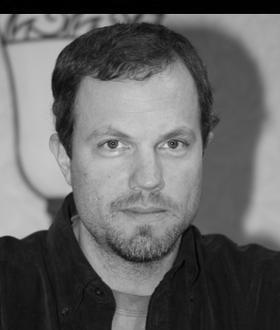
#> input picture hw07/low-rank_data/face.jpg, 280 x 330 px
$ jupyter execute --allow-errors CS189_HW07_CODE.ipynb   (shell and % lines are left out)
#> lines starting #> are read from the running program, lines starting #| are printed output that depends on the picture
[cell 1]
import math
import random
import numpy as np
import scipy
import scipy.io
import matplotlib.pyplot as plt
import pylab
from PIL import Image

#> (a cell that did not finish here is left out)

[cell 3]
# [52 lines left out: function kMeans, not called in this run]

#> (the rest of this cell did not finish here and is left out)

[cell 4]
face = Image.open('./low-rank_data/face.jpg').convert('L')
#> face is the input picture: PIL image 280x330 L; min 0, max 224, mean 101.2
faceMatrix = np.asarray(face)

u,s,v = np.linalg.svd(faceMatrix, full_matrices = False, compute_uv = True)
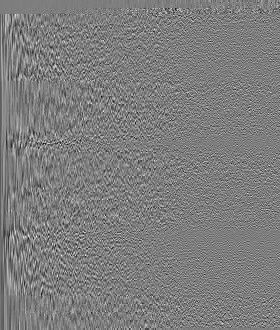
#> u: shape (330, 280) float64; min -0.278, max 0.285, mean -0.000236; drawn with min black and max white
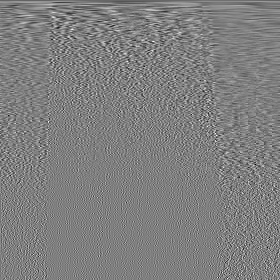
#> v: shape (280, 280) float64; min -0.343, max 0.343, mean -0.000196; drawn with min black and max white
#> s = 280 values, max 34595.2 at index 0, min 0.593 at index 279, mean 309.7
s = np.diagflat(s)
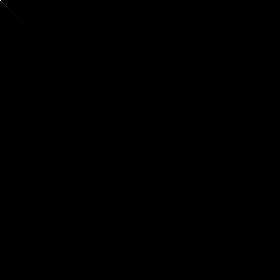
#> s: shape (280, 280) float64; min 0, max 34595.2, mean 1.1; drawn with min black and max white

ranks = [i for i in range(101)]
rankApprox = []
mseData = []

for rank in ranks:
    sCopy = np.zeros((280, 280))

    for i in range(rank):
        sCopy[i][i] = s[i][i]

    test = np.dot(u, np.dot(sCopy, v))
    rankApprox.append(test)

    mse = ((test - faceMatrix) ** 2).mean(axis=None)
    mseData.append(mse)
#> this loop made 101 passes
#> mse on passes 1 to 12: 14202.7, 1250, 698.1, 519.3, 388.8, 293.7, 242.7, 205.8, 174.7, 145.2, 126.7, 108.8
#> pass 2, `test = np.dot(u, np.dot(sCopy, v))`:
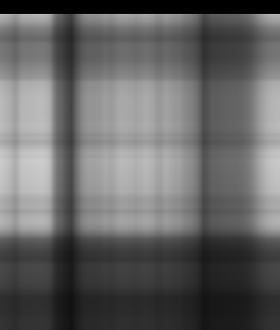
#> test: shape (330, 280) float64; min 0.256, max 205.2, mean 101.1
#> pass 3, `test = np.dot(u, np.dot(sCopy, v))`:
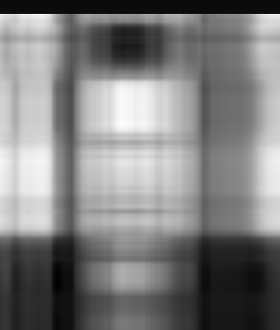
#> test: shape (330, 280) float64; min -8.31, max 211.5, mean 100.9; drawn with min black and max white
#> after the loop, mseData = 101 values, max 14202.7 at index 0, min 0.761 at index 100, mean 194.8; rankApprox = 101 items

    #visualize(faceMatrix, 330, 280)

print(mseData)
#> (printed output is left out)
#> (the rest of this cell did not finish here and is left out)

[cell 5]
sky = Image.open('./low-rank_data/sky.jpg').convert('L')
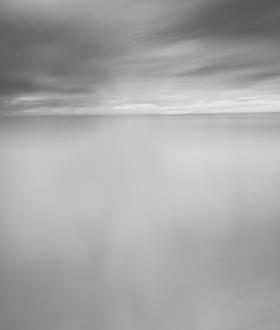
#> input picture hw07/low-rank_data/sky.jpg, 280 x 330 px
#> sky is the input picture: PIL image 280x330 L; min 86, max 232, mean 166.7
skyMatrix = np.asarray(sky)

u,s,v = np.linalg.svd(skyMatrix, full_matrices = False, compute_uv = True)
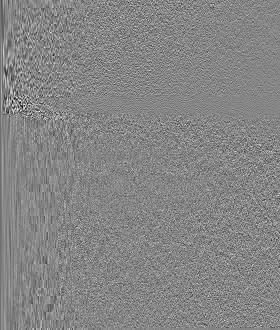
#> u: shape (330, 280) float64; min -0.372, max 0.338, mean -0.000238; drawn with min black and max white
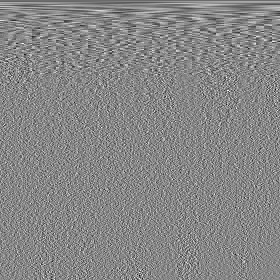
#> v: shape (280, 280) float64; min -0.298, max 0.265, mean -0.000214; drawn with min black and max white
#> s = 280 values, max 51317.4 at index 0, min 0.168 at index 279, mean 221.8
s = np.diagflat(s)

def approxSvd(u, s, v, rank):
    sCopy = np.zeros(s.shape)
    for i in range(rank):
        sCopy[i][i] = s[i][i]
    test = np.dot(u, np.dot(sCopy, v))
    return test

ranks = [i for i in range(101)]
rankApprox2 = []

for rank in ranks:
    test = approxSvd(u, s, v, rank)
    rankApprox2.append(test)
#> this loop made 101 passes
#> pass 2, in approxSvd (call 2), `test = np.dot(u, np.dot(sCopy, v))`:
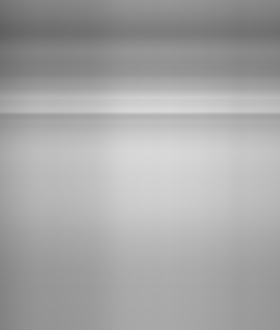
#> test: shape (330, 280) float64; min 97.26, max 216.5, mean 166.8
#> after the loop, rankApprox2 = 101 items

#> (the rest of this cell did not finish here and is left out)
